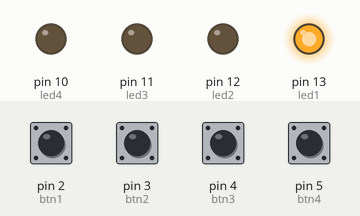
This sketch was run on a simulated Arduino Uno, built with avr-gcc and run on an emulated ATmega328P. Parts: output pins drawn as LEDs (lit = HIGH). Dashed ring = blinking. The test bench sets the inputs (shaded band); at power-on: pin 2 (btn1), pin 3 (btn2), pin 4 (btn3), pin 5 (btn4) HIGH.

Above: at 1.2 s.
1.3 s: pin 2 (btn1) pulled LOW for 0.15 s
4.4 s: pin 5 (btn4) pulled LOW for 0.15 s
At 5.1 s:
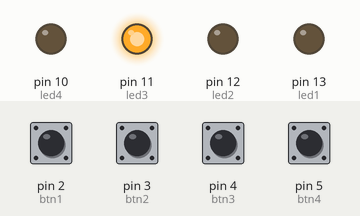
7.5 s: pin 2 (btn1) pulled LOW for 1 s
At 11.3 s:
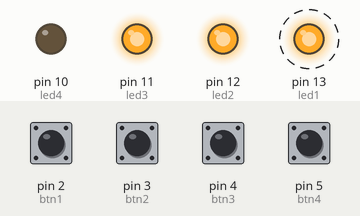
11.5 s: pin 5 (btn4) pulled LOW for 1 s
At 13.0 s:
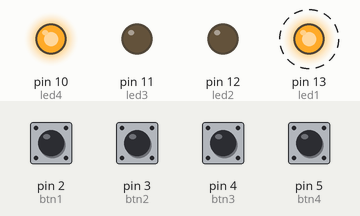
15.5 s: pin 3 (btn2) pulled LOW for 0.15 s
18.5 s: pin 3 (btn2) pulled LOW for 1 s
At 19.9 s:
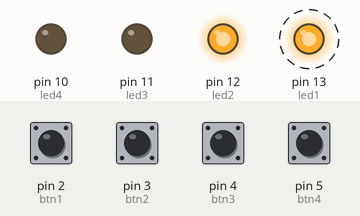
Timing chart, 0 to 22.5 s (numbered marks = the images above; inputs shaded):
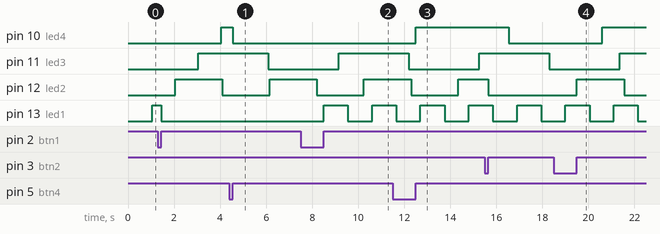

Measured:
- after the input at 4.4 s, pin 10 (led4): HIGH → LOW after 0.15 s
- after the input at 7.5 s, pin 13 (led1): LOW → HIGH after 1.0 s, → LOW 1.0 s later, → HIGH 1.0 s later
- after the input at 11.5 s, pin 10 (led4): LOW → HIGH after 1.0 s
- after the input at 18.5 s, pin 12 (led2): LOW → HIGH after 1.0 s, → LOW 2.0 s later

The sketch:

ex_2.ino
```cpp
/*
São 4 chaves e 4 leds
Pressionando o btn1 o led1 pisca com frequência de 1s
Pressionando o btn2 o led1 pisca com frequência de 2s
Pressionando o btn3 o led1 pisca com frequência de 3s
Pressionando o btn4 o led1 pisca com frequência de 4s
*/

// -> Setar os pinos dos Botoes e dos Leds.
int btn1 = 2;
int btn2 = 3;
int btn3 = 4;
int btn4 = 5;

int led1 = 13;
int led2 = 12;
int led3 = 11;
int led4 = 10;
// -> final da configuração dos pinos (Botões e Leds).


// -> Definir as variáveis que vão captar os estados dos botões.
//    Estado atual e estado anterior para verificar se houve mudança de estado.
//    Por exemplo de HIGH para LOW.
int btn1Atual;
int btn1Anterior;

int btn2Atual;
int btn2Anterior;

int btn3Atual;
int btn3Anterior;

int btn4Atual;
int btn4Anterior;
// -> final da configuração das variáveis que captam os estados dos botões.


// -> Variáveis para cada botão que irá definir se o botão está ATIVO (foi clicado a primeira vez)
//	  E quando clicado a segunda vez. Clicou a primeira vez (1) clicou a segunda (-1).
int btn1Ativo = -1;
int btn2Ativo = -1;
int btn3Ativo = -1;
int btn4Ativo = -1;
// -> Final.


// -> Configuração das variáveis que irão contar o tempo decorrente de cada botão.
unsigned long tempoInicial1 = 0;
unsigned long tempoInicial2 = 0;
unsigned long tempoInicial3 = 0;
unsigned long tempoInicial4 = 0;
// -> Final.


// -> Definição das variáveis que marcarão o tempo do blink dos LEDs
const long intervalo1 = 1000;
const long intervalo2 = 2000;
const long intervalo3 = 3000;
const long intervalo4 = 4000;
// -> Final.

// -> Uma variável que criei para um possível delay() do equipamento...
unsigned long erro = 50;
// -> Final.


void setup() {
	Serial.begin(4800);

	// -> Setar saída para os LEDs.
	pinMode(led1, OUTPUT);
	pinMode(led2, OUTPUT);
	pinMode(led3, OUTPUT);
	pinMode(led4, OUTPUT);

	// -> Setar INPUT para os botões.
	pinMode(btn1, INPUT);
	pinMode(btn2, INPUT);
	pinMode(btn3, INPUT);
	pinMode(btn4, INPUT);

	// -> Iniciar com todos os LEDs desligados.
	digitalWrite(led1, LOW);
	digitalWrite(led2, LOW);
	digitalWrite(led3, LOW);
	digitalWrite(led4, LOW);
}

void loop() {

	// -> Pega o tempo total desde q o Arduino foi ligado.
	unsigned long tempoTotal = millis();

	// Registra nas variáveis o estado de todos os botões, que estará LOW. Não estarão pressionados (5V)
	//      neste exemplo em que foram montados em pull-down (5V pressionado e 0V sem estar pressionao).
	//      no pull-up fica invertido (ao pressionar = 0V, solto = 5V).
	btn1Atual = digitalRead(btn1);
	btn2Atual = digitalRead(btn2);
	btn3Atual = digitalRead(btn3);
	btn4Atual = digitalRead(btn4);

  // switch para o botao 1 ------------------------------------------------------

	// -> Condição executada caso o estado do botão mude. Estava LOW e foi clicado, ou seja virou HIGH.
	//		No momento que clicou, o btnAtual passou a ser HIGH e o anterior ficou LOW. Ai entra nesse IF.
	if (btn1Atual != btn1Anterior){

		// Se a condição mudou e o botão está pressionado (HIGH), ele simplismente troca o valor da variável btnAtivo
		//	multiplicando ela por -1. Estava -1 originalmente e passou a ser 1, ou seja CLICOU. Quando for clicado novamente
		//	será multiplicado por -1 e então voltará a ser -1 e assim por diante. Vai alternar entre -1 (não clicado) e
		//	1 (clicado).
		if (digitalRead(btn1) == HIGH){

			btn1Ativo *= -1;

      // --> esse ELSE é para alguma ação quando soltar o botão (RELEASE). Não fiz nada para isso.
		} else {}

	// -> Esse ELSE entra para quando as condições dos botões forem iguais. Por exemplo. Ao iniciar tava LOW para btnAtual e btnAnterior.
	//	Quado clicamos ficou HIGH para a atual e LOW para a anterior e executou a rotina acima, mas logo que soltamos o botão após o clique
	//	Ficou HIGH para as duas e então não executa a de cima mas executa a que vem a seguir!
	} else {

		// -> Se a condição dos botões for igual (HIGH e HIGH) ou (LOW e LOW). Vai verificar o estado do botão: Se foi clicado a
		//	primeira vez (1) ou clicado pela segunda vez (-1).
		if (btn1Ativo == 1){

			// -> Se clicou pela primeira vez, irá pegar o tempo total que o Arduino tá ligado e subtrair do tempo que decorreu quando
			//	clicamos (que começa com 0). Se o resultado for igual ou maior que o nosso intervalo, ele troca o estado do LED. De
			//	aceso para apagado ou de apagado para aceso.
			if (tempoTotal - tempoInicial1 >= intervalo1 + erro){

				// Logo que verifica que o tempo total - tempo decorrido já deu o intervalo,
				//	ele atualiza a variável tempoInicial. Para começar a contar novamente.
				tempoInicial1 = tempoTotal;

				// troca o estado do LED. De aceso para apagado ou de apagado para aceso.
				digitalWrite(led1, !digitalRead(led1));
			// -> Esse else é apenas para o intervalo que ainda não deu o 1 segundo (neste caso). Até chegar ao intervalo ele não
			//	executa nada.
			} else {}

		// -> Esse ELSE é se a condição do botão não for 1, ou seja, foi clicado pela segunda vez (-1), que entáo terá que desligar o LED.
		} else {
			digitalWrite(led1, LOW);
		}
	} // final do ELSE para quando os estados dos botões forem iguais (HIGH com HIGH) ou (LOW com LOW).

	// -> Atualiza o estado do botão. O estado anterior passa a ser o atual. Por isso que ao inciar, os dois estão LOW,
	//	Mas quando clicamos a primeira vez, o atual fica HIGH, ele faz toda a rotina para quando o estaado é diferente (btn1Atual != btn1Anterior)
	//	E ao chegar aqui, já soltamos o botão depois do clique (RELEASE) e os estados são atualizados, os dois ficam HIGH e é executada a outra rotina
	// Que é ligar ou apagar os LEDS.
	btn1Anterior = btn1Atual;

    // switch para o botao 2 ------------------------------------------------------
	if (btn2Atual != btn2Anterior){

		if (digitalRead(btn2) == HIGH){

			btn2Ativo *= -1;

      // alguma açao para o release do btn2
		} else {}
	} else {

		if (btn2Ativo == 1){


			if (tempoTotal - tempoInicial2 >= intervalo2 + erro){
				tempoInicial2 = tempoTotal;
				digitalWrite(led2, !digitalRead(led2));
			} else {}

		} else {
			digitalWrite(led2, LOW);
		}
	}
	btn2Anterior = btn2Atual;

    // switch para o botao 3 ------------------------------------------------------
	if (btn3Atual != btn3Anterior){

		if (digitalRead(btn3) == HIGH){

			btn3Ativo *= -1;

      // alguma açao para o release do btn3
		} else {}
	} else {

		if (btn3Ativo == 1){


			if (tempoTotal - tempoInicial3 >= intervalo3 + erro){
				tempoInicial3 = tempoTotal;
				digitalWrite(led3, !digitalRead(led3));
			} else {}

		} else {
			digitalWrite(led3, LOW);
		}
	}
	btn3Anterior = btn3Atual;

    // switch para o botao 4
	if (btn4Atual != btn4Anterior){

		if (digitalRead(btn4) == HIGH){

			btn4Ativo *= -1;

      // alguma açao para o release do btn4 ------------------------------------------------------
		} else {}
	} else {

		if (btn4Ativo == 1){


			if (tempoTotal - tempoInicial4 >= intervalo4 + erro){
				tempoInicial4 = tempoTotal;
				digitalWrite(led4, !digitalRead(led4));
			} else {
			}

		} else {
			digitalWrite(led4, LOW);
		}
	}
	btn4Anterior = btn4Atual;

}
```
